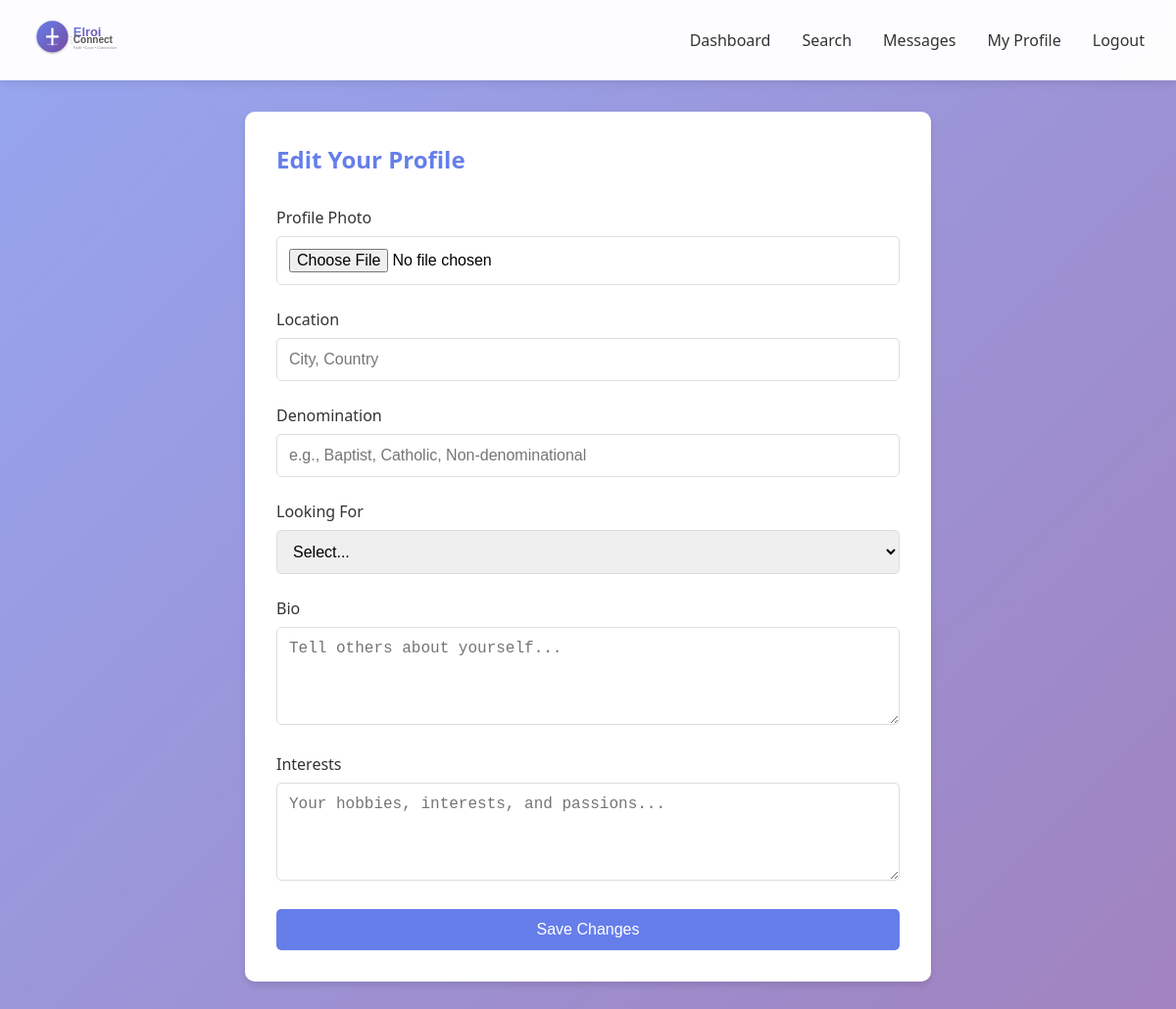
The app's page /edit-profile (signed in), older data.
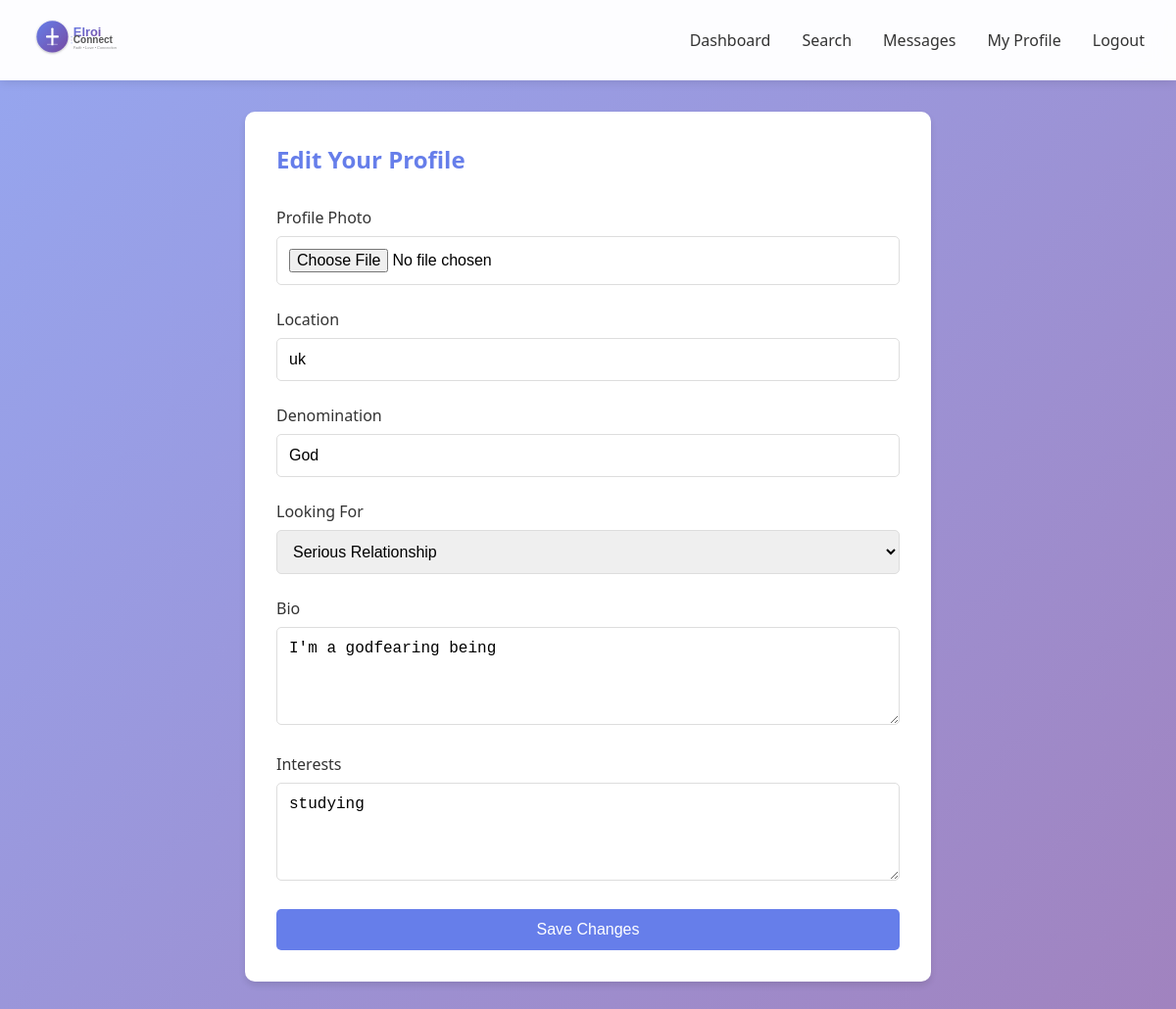
The same page, newer data.
### app.py (models this page shows)
class User(db.Model):
    id = db.Column(db.Integer, primary_key=True)
    email = db.Column(db.String(120), unique=True, nullable=False)
    password_hash = db.Column(db.String(200), nullable=False)
    first_name = db.Column(db.String(50), nullable=False)
    last_name = db.Column(db.String(50), nullable=False)
    gender = db.Column(db.String(20), nullable=False)
    date_of_birth = db.Column(db.Date, nullable=False)
    bio = db.Column(db.Text)
    profile_photo = db.Column(db.String(200))
    location = db.Column(db.String(100))
    denomination = db.Column(db.String(100))
    interests = db.Column(db.Text)
    looking_for = db.Column(db.String(50))
    created_at = db.Column(db.DateTime, default=datetime.utcnow)
    is_active = db.Column(db.Boolean, default=True)
    videos_watched = db.Column(db.Integer, default=0)
    sent_messages = db.relationship('Message', foreign_keys='Message.sender_id', backref='sender', lazy='dynamic')
    received_messages = db.relationship('Message', foreign_keys='Message.receiver_id', backref='receiver', lazy='dynamic')

### app.py (the view, shortened to what this page needs)
@app.route('/edit-profile', methods=['GET', 'POST'])
@login_required
def edit_profile():
    user = User.query.get(session['user_id'])
    return render_template('edit_profile.html', user=user)

### app.py (called while the page is built)
def login_required(f):
    @wraps(f)
    def decorated_function(*args, **kwargs):
        if 'user_id' not in session:
            flash('Please log in to access this page.', 'warning')
            return redirect(url_for('login'))
        return f(*args, **kwargs)
    return decorated_function

### templates/edit_profile.html (shortened to what this page needs)
{% extends "base.html" %}
{% block content %}
<div class="card" style="max-width: 700px; margin: 2rem auto;">
    <h2 style="color: #667eea; margin-bottom: 2rem;">Edit Your Profile</h2>
    <form method="POST" enctype="multipart/form-data">
        <div class="form-group">
            <label>Profile Photo</label>
            <input type="file" name="profile_photo" accept="image/*">
        </div>
        <div class="form-group">
            <label>Location</label>
            <input type="text" name="location" value="{{ user.location or '' }}" placeholder="City, Country">
        </div>
        <div class="form-group">
            <label>Denomination</label>
            <input type="text" name="denomination" value="{{ user.denomination or '' }}" placeholder="e.g., Baptist, Catholic, Non-denominational">
        </div>
        <div class="form-group">
            <label>Looking For</label>
            <select name="looking_for">
                <option value="">Select...</option>
                <option value="Serious Relationship" {% if user.looking_for == 'Serious Relationship' %}selected{% endif %}>Serious Relationship</option>
            </select>
        </div>
        <div class="form-group">
            <label>Bio</label>
            <textarea name="bio" placeholder="Tell others about yourself...">{{ user.bio or '' }}</textarea>
        </div>
        <div class="form-group">
            <label>Interests</label>
            <textarea name="interests" placeholder="Your hobbies, interests, and passions...">{{ user.interests or '' }}</textarea>
        </div>
        <button type="submit" class="btn btn-primary" style="width: 100%;">Save Changes</button>
    </form>
</div>
{% endblock %}

Row changes from the older to the newer data that the page shows:
now on this page (row edited): User: location "uk", denomination "God", looking_for "Serious Relationship", bio "I'm a godfearing being", interests "studying"
Text that changed along with them:
form field looking_for: "Select..." → (not shown)
